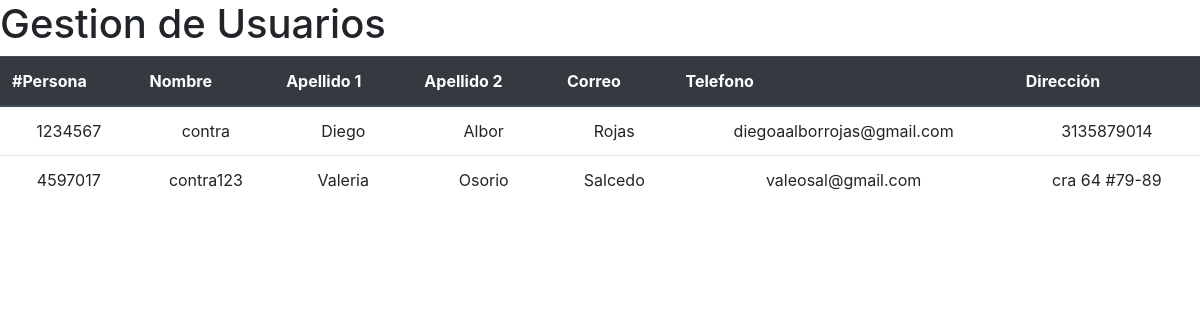
/gestion_admin.php, run on an earlier commit of the app's database.
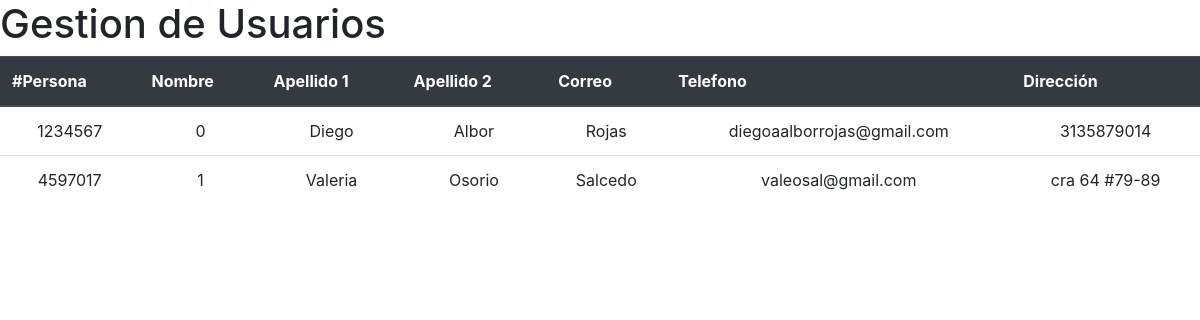
And on a later commit of the database.
### tables this page shows
CREATE TABLE Cliente (
  idpersona int not null auto_increment,
  contra varchar(20),
  membresia boolean,
  nombre1 varchar(50),
  apellido1 varchar(50),
  apellido2 varchar(50),
  correo varchar(50),
  telefono long,
  direccion varchar(25),
  PRIMARY KEY (idpersona)
);

### gestion_admin.php (the view, shortened to what this page needs)
<!DOCTYPE html>
<html>
    <head>
        <link rel="stylesheet" href="./css/adminview_styles.css" />
        <link rel="stylesheet" href="https://stackpath.bootstrapcdn.com/bootstrap/4.4.1/css/bootstrap.min.css" />
    </head>
    <body>
        <h1 class="seccion_titles">Gestion de Usuarios</h1>
        <table class="table">
            <thead class="thead-dark">
                <tr>
                    <th scope="col">#Persona</th>
                    <th scope="col">Nombre</th>
                    <th scope="col">Apellido 1</th>
                    <th scope="col">Apellido 2</th>
                    <th scope="col">Correo</th>
                    <th scope="col">Telefono</th>
                    <th scope="col">Dirección</th>
                </tr>
            </thead>
            <tbody>
                <?php
                    include('connection.php');
                    $query = "SELECT * FROM Cliente";
                    $result = mysqli_query($connection, $query);
                    while ($row = mysqli_fetch_row($result)){
                        echo "<tr>";
                        echo "<td align=center>".$row[0]."</td>";
                        echo "<td align=center>".$row[2]."</td>";
                        echo "<td align=center>".$row[3]."</td>";
                        echo "<td align=center>".$row[4]."</td>";
                        echo "<td align=center>".$row[5]."</td>";
                        echo "<td align=center>".$row[6]."</td>";
                        echo "<td align=center>".$row[7]."</td>";
                        echo "</tr>";
                    }
                ?>
            </tbody>
        </table>
    </body>
</html>

### css/adminview_styles.css (style rules this page uses)
body { overflow-x: hidden; }

What changed in the data, as far as the page shows it:
changed cliente "Diego": membresia "contra" → "0"
changed cliente "Valeria": membresia "contra123" → "1"
